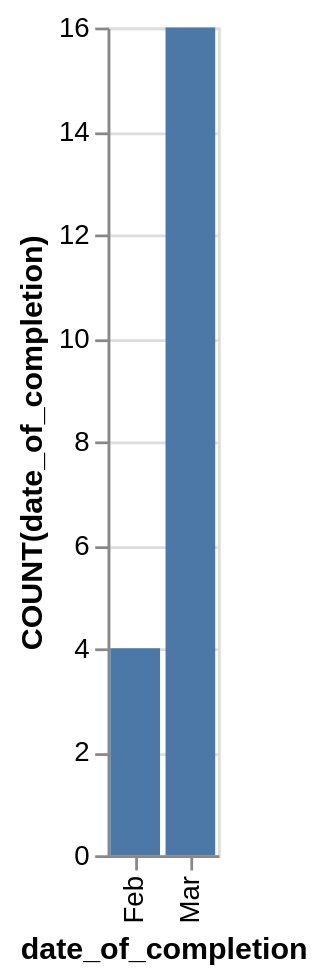

Write the Vega-Lite specification saved for this chart.
### Vega-Lite specification from a JSON file in a GitHub repository (floating-point values rounded to 4 significant figures)
{"data": {"values": [{"x_data": "Feb", "y_data": 4}, {"x_data": "Mar", "y_data": 16}]}, "mark": "bar", "encoding": {"x": {"field": "x_data", "type": "nominal", "title": "date_of_completion", "sort": {"op": "sum", "field": "y_data", "order": "ascending"}}, "y": {"field": "y_data", "type": "quantitative", "title": "COUNT(date_of_completion)"}}}
